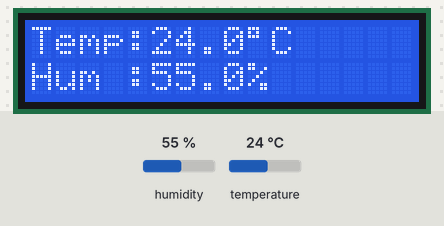
The sketch below on a simulated Arduino Uno, built with avr-gcc and run on an emulated ATmega328P. Shown: 16×2 character LCD. The test bench sets the inputs (shaded band); at power-on: humidity 55 %, temperature 24 °C.

Above: at 3.2 s.
3.3 s: humidity set to 22 %
At 6.2 s:
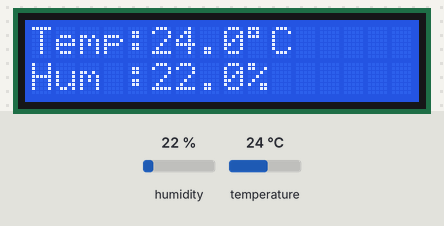
7.2 s: temperature set to 12 °C
At 9.0 s:
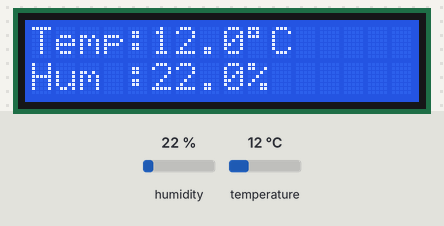
11.1 s: humidity set to 40 %
At 11.9 s:
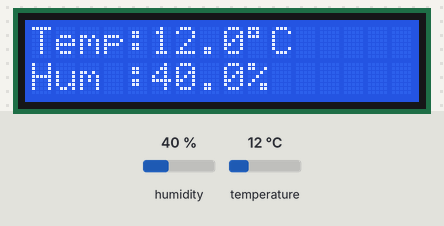
15.0 s: temperature set to 19 °C
At 18.8 s:
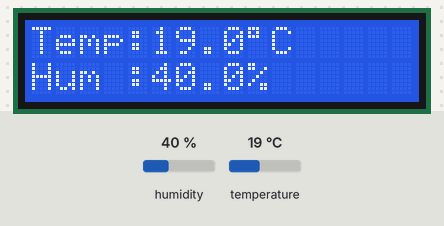
Timing chart, 0 to 19.9 s (numbered marks = the images above; inputs shaded):
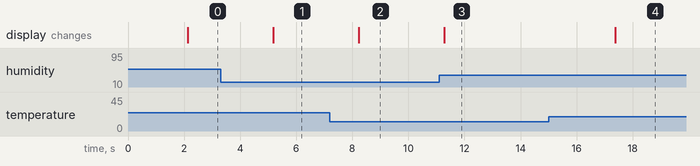

The sketch:

Temp_HumiditySensor_using_LCD.ino
```cpp
#include <Wire.h>
#include <LiquidCrystal_I2C.h>
#include <DHT.h>

// ----------------------
// Pin Definitions
// ----------------------
#define DHTPIN 2
#define DHTTYPE DHT11

// ----------------------
// LCD Address
// Usually 0x27 or 0x3F
// ----------------------
LiquidCrystal_I2C lcd(0x27, 16, 2);

DHT dht(DHTPIN, DHTTYPE);

void setup()
{
  lcd.init();
  lcd.backlight();

  dht.begin();

  lcd.clear();
  lcd.setCursor(0, 0);
  lcd.print(" Weather");
  lcd.setCursor(0, 1);
  lcd.print(" Monitor");

  delay(2000);
}

void loop()
{
  float humidity = dht.readHumidity();
  float temperature = dht.readTemperature();

  // Check if reading failed
  if (isnan(humidity) || isnan(temperature))
  {
    lcd.clear();
    lcd.setCursor(0, 0);
    lcd.print("Sensor Error!");
    delay(2000);
    return;
  }

  lcd.clear();

  // First Line
  lcd.setCursor(0, 0);
  lcd.print("Temp:");
  lcd.print(temperature, 1);
  lcd.write(byte(223)); // Degree symbol
  lcd.print("C");

  // Second Line
  lcd.setCursor(0, 1);
  lcd.print("Hum :");
  lcd.print(humidity, 1);
  lcd.print("%");

  delay(3000);
}
```

Measured:
- after the input at 3.3 s, the display: changes after 1.9 s (image 1)
- after the input at 7.2 s, the display: changes after 1.0 s (image 2)
- after the input at 11.1 s, the display: changes after 0.17 s (image 3)
- after the input at 15.0 s, the display: changes after 2.4 s (image 4)
